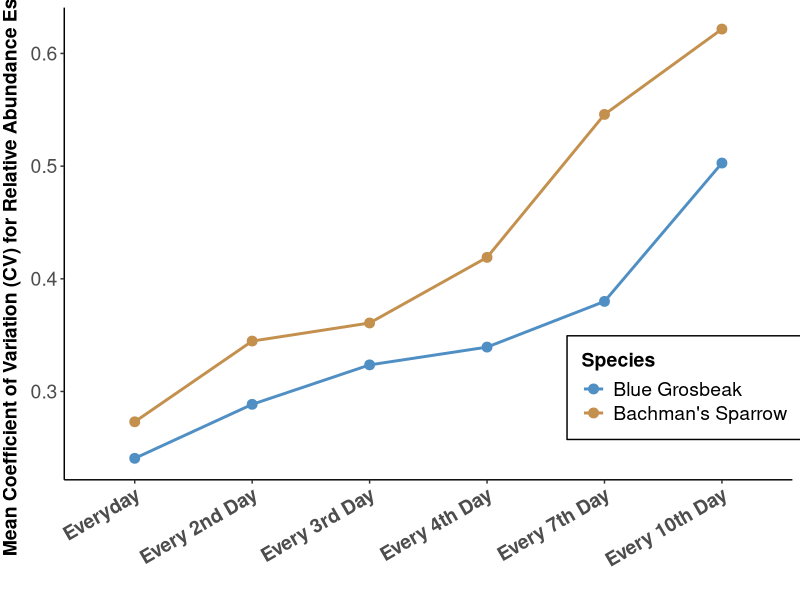

Generate this figure with R:
#Calculates and plots mean coefficient of variation (CV) for relative abundance estimates across treatments for Blue Grosbeak and Bachman's Sparrow 
#Last edited 2025-02-12

# Clear workspace
rm(list = ls())

# Load required libraries
library(ggplot2)
library(dplyr)
library(patchwork)

#read in in predicted relative abundance estimates across subsamples for blgr
newdata_blgr <- read.csv("data/means_abund_parameters/means_treatment_parameters_blgr_1.csv")
newdata_2_blgr <- read.csv("data/means_abund_parameters/means_treatment_parameters_blgr_2.csv")
newdata_3_blgr <- read.csv("data/means_abund_parameters/means_treatment_parameters_blgr_3.csv")
newdata_4_blgr <- read.csv("data/means_abund_parameters/means_treatment_parameters_blgr_4.csv")
newdata_7_blgr <- read.csv("data/means_abund_parameters/means_treatment_parameters_blgr_7.csv")
newdata_10_blgr <- read.csv("data/means_abund_parameters/means_treatment_parameters_blgr_10.csv")
#now bacs
newdata_bacs <- read.csv("data/means_abund_parameters/means_treatment_parameters_bacs_1.csv")
newdata_2_bacs <- read.csv("data/means_abund_parameters/means_treatment_parameters_bacs_2.csv")
newdata_3_bacs <- read.csv("data/means_abund_parameters/means_treatment_parameters_bacs_3.csv")
newdata_4_bacs <- read.csv("data/means_abund_parameters/means_treatment_parameters_bacs_4.csv")
newdata_7_bacs <- read.csv("data/means_abund_parameters/means_treatment_parameters_bacs_7.csv")
newdata_10_bacs <- read.csv("data/means_abund_parameters/means_treatment_parameters_bacs_10.csv")

# Function to calculate mean CV across treatments
calculate_mean_cv <- function(data_frame) {
  mean(data_frame$SE / data_frame$predicted_state, na.rm = TRUE)  # Compute mean CV
}

# Calculate mean CV for each survey interval for BLGR
mean_cv_every_day_blgr <- calculate_mean_cv(newdata_blgr)
mean_cv_2_days_blgr <- calculate_mean_cv(newdata_2_blgr)
mean_cv_3_days_blgr <- calculate_mean_cv(newdata_3_blgr)
mean_cv_4_days_blgr <- calculate_mean_cv(newdata_4_blgr)
mean_cv_7_days_blgr <- calculate_mean_cv(newdata_7_blgr)
mean_cv_10_days_blgr <- calculate_mean_cv(newdata_10_blgr)

# Combine results into a data frame for BLGR
cv_summary_blgr <- data.frame(
  Interval = factor(c("Everyday", "Every 2nd Day", "Every 3rd Day", 
                      "Every 4th Day", "Every 7th Day", "Every 10th Day"), 
                    levels = c("Everyday", "Every 2nd Day", "Every 3rd Day", 
                               "Every 4th Day", "Every 7th Day", "Every 10th Day")),
  Mean_CV = c(mean_cv_every_day_blgr, mean_cv_2_days_blgr, mean_cv_3_days_blgr, 
              mean_cv_4_days_blgr, mean_cv_7_days_blgr, mean_cv_10_days_blgr)
)

# Repeat for BACS
mean_cv_every_day_bacs <- calculate_mean_cv(newdata_bacs)
mean_cv_2_days_bacs <- calculate_mean_cv(newdata_2_bacs)
mean_cv_3_days_bacs <- calculate_mean_cv(newdata_3_bacs)
mean_cv_4_days_bacs <- calculate_mean_cv(newdata_4_bacs)
mean_cv_7_days_bacs <- calculate_mean_cv(newdata_7_bacs)
mean_cv_10_days_bacs <- calculate_mean_cv(newdata_10_bacs)

cv_summary_bacs <- data.frame(
  Interval = factor(c("Everyday", "Every 2nd Day", "Every 3rd Day", 
                      "Every 4th Day", "Every 7th Day", "Every 10th Day"), 
                    levels = c("Everyday", "Every 2nd Day", "Every 3rd Day", 
                               "Every 4th Day", "Every 7th Day", "Every 10th Day")),
  Mean_CV = c(mean_cv_every_day_bacs, mean_cv_2_days_bacs, mean_cv_3_days_bacs, 
              mean_cv_4_days_bacs, mean_cv_7_days_bacs, mean_cv_10_days_bacs)
)

# Combine BLGR and BACS results into one data frame
cv_summary_combined <- data.frame(
  Interval = factor(
    rep(c("Everyday", "Every 2nd Day", "Every 3rd Day", "Every 4th Day", 
          "Every 7th Day", "Every 10th Day"), 2),
    levels = c("Everyday", "Every 2nd Day", "Every 3rd Day", "Every 4th Day", 
               "Every 7th Day", "Every 10th Day")
  ),
  Mean_CV = c(mean_cv_every_day_blgr, mean_cv_2_days_blgr, mean_cv_3_days_blgr,
              mean_cv_4_days_blgr, mean_cv_7_days_blgr, mean_cv_10_days_blgr,
              mean_cv_every_day_bacs, mean_cv_2_days_bacs, mean_cv_3_days_bacs,
              mean_cv_4_days_bacs, mean_cv_7_days_bacs, mean_cv_10_days_bacs),
  Species = factor(rep(c("Blue Grosbeak", "Bachman's Sparrow"), each = 6),
                   levels = c("Blue Grosbeak", "Bachman's Sparrow")) # Reorder levels
)

# Define custom colors
species_colors <- c("Blue Grosbeak" = "#4F8FC4", "Bachman's Sparrow" = "#C4904E")

# Plot combined CV data
ggplot(cv_summary_combined, aes(x = Interval, y = Mean_CV, group = Species, color = Species)) +
  geom_line(size = 1) +
  geom_point(size = 3) +
  scale_color_manual(values = species_colors) +
  labs(x = "", 
       y = "Mean Coefficient of Variation (CV) for Relative Abundance Estimates") +
  theme_classic() +
  theme(
    legend.title = element_text(size = 14, face = "bold"),
    legend.text = element_text(size = 14),
    legend.position = c(0.70, 0.1),
    legend.justification = c(0, 0),
    legend.box.background = element_rect(color = "black", size = 0.5),
    legend.box.margin = margin(5, 5, 5, 5),
    axis.title.x = element_text(size = 12, face = "bold"),
    axis.text.x = element_text(angle = 30, hjust = 1, face = "bold", size = 14),
    axis.title.y = element_text(size = 14, face = "bold", hjust = 0.5, vjust = 2),
    axis.text.y = element_text(size = 14)
  )

# Save the combined CV summary
write.csv(cv_summary_combined, file = "data/cv_summary_combined.csv", row.names = FALSE)

